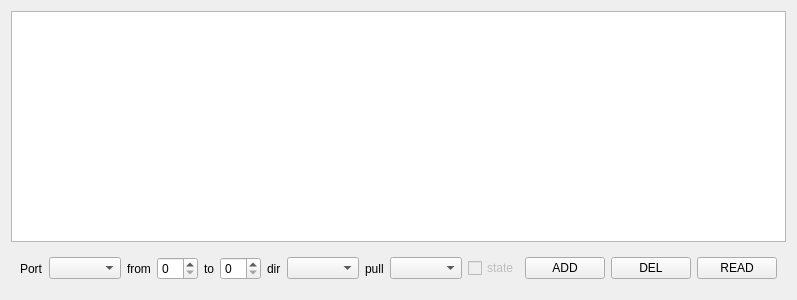
<?xml version="1.0" encoding="UTF-8"?>
<ui version="4.0">
 <class>GPIO</class>
 <widget class="QWidget" name="GPIO">
  <property name="geometry">
   <rect>
    <x>0</x>
    <y>0</y>
    <width>743</width>
    <height>300</height>
   </rect>
  </property>
  <property name="windowTitle">
   <string>Form</string>
  </property>
  <layout class="QVBoxLayout" name="verticalLayout">
   <item>
    <widget class="QTableView" name="tableView">
     <property name="selectionBehavior">
      <enum>QAbstractItemView::SelectRows</enum>
     </property>
     <property name="sortingEnabled">
      <bool>true</bool>
     </property>
    </widget>
   </item>
   <item>
    <widget class="QWidget" name="widget" native="true">
     <layout class="QHBoxLayout" name="horizontalLayout">
      <item>
       <widget class="QLabel" name="label_3">
        <property name="text">
         <string>Port</string>
        </property>
       </widget>
      </item>
      <item>
       <widget class="QComboBox" name="cPort"/>
      </item>
      <item>
       <widget class="QLabel" name="label">
        <property name="text">
         <string>from</string>
        </property>
       </widget>
      </item>
      <item>
       <widget class="QSpinBox" name="sFrom">
        <property name="maximum">
         <number>15</number>
        </property>
       </widget>
      </item>
      <item>
       <widget class="QLabel" name="label_2">
        <property name="text">
         <string>to</string>
        </property>
       </widget>
      </item>
      <item>
       <widget class="QSpinBox" name="sTo">
        <property name="maximum">
         <number>15</number>
        </property>
       </widget>
      </item>
      <item>
       <widget class="QLabel" name="label_4">
        <property name="text">
         <string>dir</string>
        </property>
       </widget>
      </item>
      <item>
       <widget class="QComboBox" name="cMode"/>
      </item>
      <item>
       <widget class="QLabel" name="label_5">
        <property name="text">
         <string>pull</string>
        </property>
       </widget>
      </item>
      <item>
       <widget class="QComboBox" name="cPull"/>
      </item>
      <item>
       <spacer name="horizontalSpacer">
        <property name="orientation">
         <enum>Qt::Horizontal</enum>
        </property>
        <property name="sizeHint" stdset="0">
         <size>
          <width>40</width>
          <height>20</height>
         </size>
        </property>
       </spacer>
      </item>
      <item>
       <widget class="QCheckBox" name="cLvl">
        <property name="enabled">
         <bool>false</bool>
        </property>
        <property name="text">
         <string>state</string>
        </property>
        <property name="checkable">
         <bool>true</bool>
        </property>
       </widget>
      </item>
      <item>
       <widget class="QPushButton" name="bAdd">
        <property name="text">
         <string>ADD</string>
        </property>
       </widget>
      </item>
      <item>
       <widget class="QPushButton" name="bDel">
        <property name="text">
         <string>DEL</string>
        </property>
       </widget>
      </item>
      <item>
       <widget class="QPushButton" name="bRead">
        <property name="text">
         <string>READ</string>
        </property>
       </widget>
      </item>
     </layout>
    </widget>
   </item>
  </layout>
 </widget>
 <resources/>
 <connections>
  <connection>
   <sender>bAdd</sender>
   <signal>clicked()</signal>
   <receiver>GPIO</receiver>
   <slot>bAdd()</slot>
   <hints>
    <hint type="sourcelabel">
     <x>526</x>
     <y>270</y>
    </hint>
    <hint type="destinationlabel">
     <x>298</x>
     <y>149</y>
    </hint>
   </hints>
  </connection>
  <connection>
   <sender>cPort</sender>
   <signal>currentIndexChanged(QString)</signal>
   <receiver>GPIO</receiver>
   <slot>port_changed(QString)</slot>
   <hints>
    <hint type="sourcelabel">
     <x>85</x>
     <y>270</y>
    </hint>
    <hint type="destinationlabel">
     <x>298</x>
     <y>149</y>
    </hint>
   </hints>
  </connection>
  <connection>
   <sender>sFrom</sender>
   <signal>valueChanged(int)</signal>
   <receiver>sTo</receiver>
   <slot>setValue(int)</slot>
   <hints>
    <hint type="sourcelabel">
     <x>186</x>
     <y>270</y>
    </hint>
    <hint type="destinationlabel">
     <x>256</x>
     <y>270</y>
    </hint>
   </hints>
  </connection>
  <connection>
   <sender>tableView</sender>
   <signal>clicked(QModelIndex)</signal>
   <receiver>GPIO</receiver>
   <slot>onTableClicked(QModelIndex)</slot>
   <hints>
    <hint type="sourcelabel">
     <x>349</x>
     <y>126</y>
    </hint>
    <hint type="destinationlabel">
     <x>349</x>
     <y>149</y>
    </hint>
   </hints>
  </connection>
  <connection>
   <sender>cMode</sender>
   <signal>currentIndexChanged(QString)</signal>
   <receiver>GPIO</receiver>
   <slot>dir_changed(QString)</slot>
   <hints>
    <hint type="sourcelabel">
     <x>342</x>
     <y>270</y>
    </hint>
    <hint type="destinationlabel">
     <x>371</x>
     <y>149</y>
    </hint>
   </hints>
  </connection>
 </connections>
 <slots>
  <slot>bAdd()</slot>
  <slot>port_changed(QString)</slot>
  <slot>onTableClicked(QModelIndex)</slot>
  <slot>dir_changed(QString)</slot>
 </slots>
</ui>
